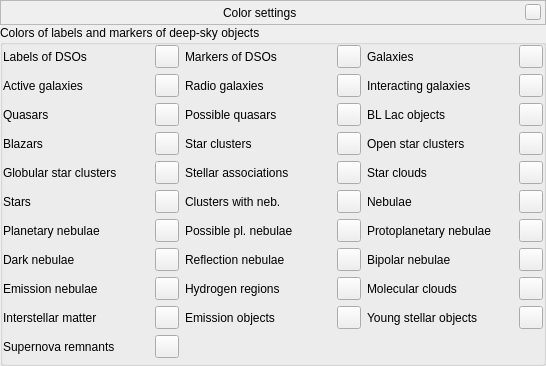
<?xml version="1.0" encoding="UTF-8"?>
<ui version="4.0">
 <class>ConfigureDSOColorsDialogForm</class>
 <widget class="QWidget" name="ConfigureDSOColorsDialogForm">
  <property name="geometry">
   <rect>
    <x>0</x>
    <y>0</y>
    <width>546</width>
    <height>366</height>
   </rect>
  </property>
  <layout class="QVBoxLayout" name="verticalLayout">
   <property name="spacing">
    <number>0</number>
   </property>
   <property name="leftMargin">
    <number>0</number>
   </property>
   <property name="topMargin">
    <number>0</number>
   </property>
   <property name="rightMargin">
    <number>0</number>
   </property>
   <property name="bottomMargin">
    <number>0</number>
   </property>
   <item>
    <widget class="BarFrame" name="TitleBar">
     <property name="minimumSize">
      <size>
       <width>16</width>
       <height>25</height>
      </size>
     </property>
     <property name="maximumSize">
      <size>
       <width>16777215</width>
       <height>25</height>
      </size>
     </property>
     <property name="frameShape">
      <enum>QFrame::StyledPanel</enum>
     </property>
     <layout class="QHBoxLayout">
      <property name="leftMargin">
       <number>0</number>
      </property>
      <property name="topMargin">
       <number>0</number>
      </property>
      <property name="rightMargin">
       <number>4</number>
      </property>
      <property name="bottomMargin">
       <number>0</number>
      </property>
      <item>
       <spacer>
        <property name="orientation">
         <enum>Qt::Horizontal</enum>
        </property>
        <property name="sizeHint" stdset="0">
         <size>
          <width>40</width>
          <height>20</height>
         </size>
        </property>
       </spacer>
      </item>
      <item>
       <widget class="QLabel" name="stelWindowTitle">
        <property name="palette">
         <palette>
          <active/>
          <inactive/>
          <disabled/>
         </palette>
        </property>
        <property name="font">
         <font/>
        </property>
        <property name="text">
         <string>Color settings</string>
        </property>
       </widget>
      </item>
      <item>
       <spacer>
        <property name="orientation">
         <enum>Qt::Horizontal</enum>
        </property>
        <property name="sizeHint" stdset="0">
         <size>
          <width>40</width>
          <height>20</height>
         </size>
        </property>
       </spacer>
      </item>
      <item>
       <widget class="QPushButton" name="closeStelWindow">
        <property name="minimumSize">
         <size>
          <width>16</width>
          <height>16</height>
         </size>
        </property>
        <property name="maximumSize">
         <size>
          <width>16</width>
          <height>16</height>
         </size>
        </property>
        <property name="focusPolicy">
         <enum>Qt::NoFocus</enum>
        </property>
        <property name="text">
         <string/>
        </property>
       </widget>
      </item>
     </layout>
    </widget>
   </item>
   <item>
    <widget class="QGroupBox" name="colorsGroupBox">
     <property name="title">
      <string>Colors of labels and markers of deep-sky objects</string>
     </property>
     <layout class="QGridLayout" name="gridLayout_18">
      <property name="leftMargin">
       <number>0</number>
      </property>
      <property name="topMargin">
       <number>0</number>
      </property>
      <property name="rightMargin">
       <number>0</number>
      </property>
      <property name="bottomMargin">
       <number>0</number>
      </property>
      <item row="3" column="5">
       <widget class="QToolButton" name="colorDSOOpenStarClusters">
        <property name="toolTip">
         <string>Color of markers of open star clusters</string>
        </property>
       </widget>
      </item>
      <item row="2" column="5">
       <widget class="QToolButton" name="colorDSOBLLacObjects">
        <property name="toolTip">
         <string>Color of markers of BL Lac objects</string>
        </property>
       </widget>
      </item>
      <item row="4" column="2">
       <widget class="QLabel" name="labelDSOColorStellarAssociations">
        <property name="text">
         <string>Stellar associations</string>
        </property>
       </widget>
      </item>
      <item row="7" column="1">
       <widget class="QToolButton" name="colorDSODarkNebulae">
        <property name="toolTip">
         <string>Color of markers of dark nebulae</string>
        </property>
       </widget>
      </item>
      <item row="9" column="2">
       <widget class="QLabel" name="labelDSOColorEmissionObjects">
        <property name="text">
         <string>Emission objects</string>
        </property>
       </widget>
      </item>
      <item row="4" column="5">
       <widget class="QToolButton" name="colorDSOStarClouds">
        <property name="toolTip">
         <string>Color of markers of star clouds</string>
        </property>
       </widget>
      </item>
      <item row="7" column="3">
       <widget class="QToolButton" name="colorDSOReflectionNebulae">
        <property name="toolTip">
         <string>Color of markers of reflection nebulae</string>
        </property>
       </widget>
      </item>
      <item row="5" column="2">
       <widget class="QLabel" name="labelDSOColorNebulosityClusters">
        <property name="toolTip">
         <string>Clusters associated with nebulosity</string>
        </property>
        <property name="text">
         <string>Clusters with neb.</string>
        </property>
       </widget>
      </item>
      <item row="3" column="4">
       <widget class="QLabel" name="labelDSOColorOpenStarClusters">
        <property name="text">
         <string>Open star clusters</string>
        </property>
       </widget>
      </item>
      <item row="5" column="1">
       <widget class="QToolButton" name="colorDSOStars">
        <property name="toolTip">
         <string>Color of markers of stars</string>
        </property>
       </widget>
      </item>
      <item row="5" column="5">
       <widget class="QToolButton" name="colorDSONebulae">
        <property name="toolTip">
         <string>Color of markers of nebulae</string>
        </property>
       </widget>
      </item>
      <item row="1" column="0">
       <widget class="QLabel" name="labelDSOColorActiveGalaxies">
        <property name="text">
         <string>Active galaxies</string>
        </property>
       </widget>
      </item>
      <item row="2" column="1">
       <widget class="QToolButton" name="colorDSOQuasars">
        <property name="toolTip">
         <string>Color of markers of quasars</string>
        </property>
       </widget>
      </item>
      <item row="3" column="1">
       <widget class="QToolButton" name="colorDSOBlazars">
        <property name="toolTip">
         <string>Color of markers of blazars</string>
        </property>
       </widget>
      </item>
      <item row="1" column="4">
       <widget class="QLabel" name="labelDSOColorInteractingGalaxies">
        <property name="text">
         <string>Interacting galaxies</string>
        </property>
       </widget>
      </item>
      <item row="2" column="2">
       <widget class="QLabel" name="labelDSOColorPossibleQuasars">
        <property name="text">
         <string>Possible quasars</string>
        </property>
       </widget>
      </item>
      <item row="5" column="3">
       <widget class="QToolButton" name="colorDSONebulosityClusters">
        <property name="toolTip">
         <string>Color of markers of clusters associated with nebulosity</string>
        </property>
       </widget>
      </item>
      <item row="4" column="4">
       <widget class="QLabel" name="labelDSOColorStarClouds">
        <property name="text">
         <string>Star clouds</string>
        </property>
       </widget>
      </item>
      <item row="1" column="5">
       <widget class="QToolButton" name="colorDSOInteractingGalaxies">
        <property name="toolTip">
         <string>Color of markers of interacting galaxies</string>
        </property>
       </widget>
      </item>
      <item row="0" column="2">
       <widget class="QLabel" name="labelDSOColorMarkers">
        <property name="toolTip">
         <string>Markers of deep-sky objects</string>
        </property>
        <property name="text">
         <string>Markers of DSOs</string>
        </property>
       </widget>
      </item>
      <item row="2" column="3">
       <widget class="QToolButton" name="colorDSOPossibleQuasars">
        <property name="toolTip">
         <string>Color of markers of possible quasars</string>
        </property>
       </widget>
      </item>
      <item row="1" column="1">
       <widget class="QToolButton" name="colorDSOActiveGalaxies">
        <property name="toolTip">
         <string>Color of markers of active galaxies</string>
        </property>
       </widget>
      </item>
      <item row="1" column="2">
       <widget class="QLabel" name="labelDSOColorRadioGalaxies">
        <property name="text">
         <string>Radio galaxies</string>
        </property>
       </widget>
      </item>
      <item row="3" column="2">
       <widget class="QLabel" name="labelDSOColorStarClusters">
        <property name="text">
         <string>Star clusters</string>
        </property>
       </widget>
      </item>
      <item row="3" column="0">
       <widget class="QLabel" name="labelDSOColorBlazars">
        <property name="text">
         <string>Blazars</string>
        </property>
       </widget>
      </item>
      <item row="4" column="0">
       <widget class="QLabel" name="labelDSOColorGlobularStarClusters">
        <property name="text">
         <string>Globular star clusters</string>
        </property>
       </widget>
      </item>
      <item row="4" column="1">
       <widget class="QToolButton" name="colorDSOGlobularStarClusters">
        <property name="toolTip">
         <string>Color of markers of globular star clusters</string>
        </property>
       </widget>
      </item>
      <item row="7" column="0">
       <widget class="QLabel" name="labelDSOColorDarkNebulae">
        <property name="text">
         <string>Dark nebulae</string>
        </property>
       </widget>
      </item>
      <item row="5" column="0">
       <widget class="QLabel" name="labelDSOColorStars">
        <property name="text">
         <string>Stars</string>
        </property>
       </widget>
      </item>
      <item row="0" column="4">
       <widget class="QLabel" name="labelDSOColorGalaxies">
        <property name="text">
         <string>Galaxies</string>
        </property>
       </widget>
      </item>
      <item row="2" column="0">
       <widget class="QLabel" name="labelDSOColorQuasars">
        <property name="text">
         <string>Quasars</string>
        </property>
       </widget>
      </item>
      <item row="0" column="5">
       <widget class="QToolButton" name="colorDSOGalaxies">
        <property name="toolTip">
         <string>Color of markers of galaxies</string>
        </property>
       </widget>
      </item>
      <item row="7" column="5">
       <widget class="QToolButton" name="colorDSOBipolarNebulae">
        <property name="toolTip">
         <string>Color of markers of bipolar nebulae</string>
        </property>
       </widget>
      </item>
      <item row="5" column="4">
       <widget class="QLabel" name="labelDSOColorNebulae">
        <property name="text">
         <string>Nebulae</string>
        </property>
       </widget>
      </item>
      <item row="9" column="3">
       <widget class="QToolButton" name="colorDSOEmissionObjects">
        <property name="toolTip">
         <string>Color of markers of emission objects</string>
        </property>
       </widget>
      </item>
      <item row="0" column="3">
       <widget class="QToolButton" name="colorDSOMarkers">
        <property name="toolTip">
         <string>Color of markers of deep-sky objects</string>
        </property>
       </widget>
      </item>
      <item row="0" column="0">
       <widget class="QLabel" name="labelDSOColorLabels">
        <property name="toolTip">
         <string>Labels of deep-sky objects</string>
        </property>
        <property name="text">
         <string>Labels of DSOs</string>
        </property>
       </widget>
      </item>
      <item row="0" column="1">
       <widget class="QToolButton" name="colorDSOLabels">
        <property name="toolTip">
         <string>Color of labels of deep-sky objects</string>
        </property>
       </widget>
      </item>
      <item row="9" column="0">
       <widget class="QLabel" name="labelDSOColorInterstellarMatter">
        <property name="text">
         <string>Interstellar matter</string>
        </property>
       </widget>
      </item>
      <item row="9" column="1">
       <widget class="QToolButton" name="colorDSOInterstellarMatter">
        <property name="toolTip">
         <string>Color of markers of interstellar matter</string>
        </property>
       </widget>
      </item>
      <item row="4" column="3">
       <widget class="QToolButton" name="colorDSOStellarAssociations">
        <property name="toolTip">
         <string>Color of markers of stellar associations</string>
        </property>
       </widget>
      </item>
      <item row="7" column="4">
       <widget class="QLabel" name="labelDSOColorBipolarNebulae">
        <property name="text">
         <string>Bipolar nebulae</string>
        </property>
       </widget>
      </item>
      <item row="7" column="2">
       <widget class="QLabel" name="labelDSOColorReflectionNebulae">
        <property name="text">
         <string>Reflection nebulae</string>
        </property>
       </widget>
      </item>
      <item row="1" column="3">
       <widget class="QToolButton" name="colorDSORadioGalaxies">
        <property name="toolTip">
         <string>Color of markers of radio galaxies</string>
        </property>
       </widget>
      </item>
      <item row="2" column="4">
       <widget class="QLabel" name="labelDSOColorBLLacObjects">
        <property name="text">
         <string>BL Lac objects</string>
        </property>
       </widget>
      </item>
      <item row="3" column="3">
       <widget class="QToolButton" name="colorDSOStarClusters">
        <property name="toolTip">
         <string>Color of markers of star clusters</string>
        </property>
       </widget>
      </item>
      <item row="6" column="0">
       <widget class="QLabel" name="labelDSOColorPlanetaryNebulae">
        <property name="text">
         <string>Planetary nebulae</string>
        </property>
       </widget>
      </item>
      <item row="6" column="1">
       <widget class="QToolButton" name="colorDSOPlanetaryNebulae">
        <property name="toolTip">
         <string>Color of markers of planetary nebulae</string>
        </property>
       </widget>
      </item>
      <item row="6" column="2">
       <widget class="QLabel" name="labelDSOColorPossiblePlanetaryNebulae">
        <property name="toolTip">
         <string>Possible planetary nebulae</string>
        </property>
        <property name="text">
         <string>Possible pl. nebulae</string>
        </property>
       </widget>
      </item>
      <item row="6" column="3">
       <widget class="QToolButton" name="colorDSOPossiblePlanetaryNebulae">
        <property name="toolTip">
         <string>Color of markers of possible planetary nebulae</string>
        </property>
       </widget>
      </item>
      <item row="6" column="4">
       <widget class="QLabel" name="labelDSOColorProtoplanetaryNebulae">
        <property name="text">
         <string>Protoplanetary nebulae</string>
        </property>
       </widget>
      </item>
      <item row="6" column="5">
       <widget class="QToolButton" name="colorDSOProtoplanetaryNebulae">
        <property name="toolTip">
         <string>Color of markers of protoplanetary nebulae</string>
        </property>
       </widget>
      </item>
      <item row="8" column="0">
       <widget class="QLabel" name="labelDSOColorEmissionNebulae">
        <property name="text">
         <string>Emission nebulae</string>
        </property>
       </widget>
      </item>
      <item row="8" column="1">
       <widget class="QToolButton" name="colorDSOEmissionNebulae">
        <property name="toolTip">
         <string>Color of markers of emission nebulae</string>
        </property>
       </widget>
      </item>
      <item row="8" column="2">
       <widget class="QLabel" name="labelDSOColorHydrogenRegions">
        <property name="text">
         <string>Hydrogen regions</string>
        </property>
       </widget>
      </item>
      <item row="8" column="3">
       <widget class="QToolButton" name="colorDSOHydrogenRegions">
        <property name="toolTip">
         <string>Color of markers of hydrogen regions</string>
        </property>
       </widget>
      </item>
      <item row="8" column="4">
       <widget class="QLabel" name="labelDSOColorMolecularClouds">
        <property name="text">
         <string>Molecular clouds</string>
        </property>
       </widget>
      </item>
      <item row="8" column="5">
       <widget class="QToolButton" name="colorDSOMolecularClouds">
        <property name="toolTip">
         <string>Color of markers of molecular clouds</string>
        </property>
       </widget>
      </item>
      <item row="9" column="4">
       <widget class="QLabel" name="labelDSOColorYSOs">
        <property name="toolTip">
         <string/>
        </property>
        <property name="text">
         <string>Young stellar objects</string>
        </property>
       </widget>
      </item>
      <item row="9" column="5">
       <widget class="QToolButton" name="colorDSOYoungStellarObjects">
        <property name="toolTip">
         <string>Color of markers of young stellar objects</string>
        </property>
       </widget>
      </item>
      <item row="10" column="0">
       <widget class="QLabel" name="labelDSOColorSupernovaRemnants">
        <property name="text">
         <string>Supernova remnants</string>
        </property>
       </widget>
      </item>
      <item row="10" column="1">
       <widget class="QToolButton" name="colorDSOSupernovaRemnants">
        <property name="toolTip">
         <string>Color of markers of supernova remnants</string>
        </property>
       </widget>
      </item>
     </layout>
    </widget>
   </item>
  </layout>
 </widget>
 <customwidgets>
  <customwidget>
   <class>BarFrame</class>
   <extends>QFrame</extends>
   <header>Dialog.hpp</header>
   <container>1</container>
  </customwidget>
 </customwidgets>
 <resources/>
 <connections/>
</ui>
